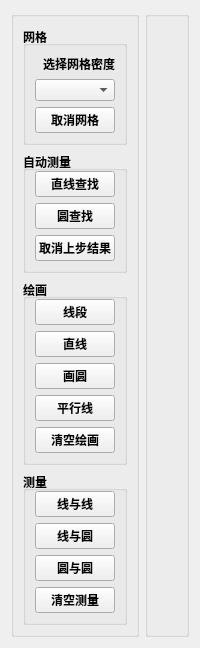
      <widget class="QWidget" name="tabLeftView">
       <attribute name="title">
        <string>左侧视图</string>
       </attribute>
       <layout class="QGridLayout" name="gridLayout_6">
        <item row="0" column="0">
         <widget class="QGroupBox" name="groupBox_14">
          <property name="font">
           <font>
            <pointsize>12</pointsize>
            <weight>75</weight>
            <bold>true</bold>
           </font>
          </property>
          <property name="acceptDrops">
           <bool>false</bool>
          </property>
          <property name="title">
           <string/>
          </property>
          <property name="flat">
           <bool>false</bool>
          </property>
          <layout class="QVBoxLayout" name="verticalLayout_13">
           <item>
            <widget class="QGroupBox" name="groupBox_26">
             <property name="font">
              <font>
               <pointsize>9</pointsize>
               <weight>75</weight>
               <bold>true</bold>
              </font>
             </property>
             <property name="contextMenuPolicy">
              <enum>Qt::DefaultContextMenu</enum>
             </property>
             <property name="layoutDirection">
              <enum>Qt::LeftToRight</enum>
             </property>
             <property name="autoFillBackground">
              <bool>false</bool>
             </property>
             <property name="title">
              <string>网格</string>
             </property>
             <property name="alignment">
              <set>Qt::AlignLeading|Qt::AlignLeft|Qt::AlignVCenter</set>
             </property>
             <property name="flat">
              <bool>false</bool>
             </property>
             <property name="checkable">
              <bool>false</bool>
             </property>
             <layout class="QVBoxLayout" name="verticalLayout_15">
              <item>
               <widget class="QLabel" name="label_5">
                <property name="sizePolicy">
                 <sizepolicy hsizetype="Preferred" vsizetype="Fixed">
                  <horstretch>0</horstretch>
                  <verstretch>0</verstretch>
                 </sizepolicy>
                </property>
                <property name="font">
                 <font>
                  <pointsize>9</pointsize>
                  <weight>75</weight>
                  <bold>true</bold>
                 </font>
                </property>
                <property name="text">
                 <string>选择网格密度</string>
                </property>
                <property name="alignment">
                 <set>Qt::AlignRight|Qt::AlignTrailing|Qt::AlignVCenter</set>
                </property>
               </widget>
              </item>
              <item>
               <widget class="QComboBox" name="cbGridDens_Left">
                <property name="sizePolicy">
                 <sizepolicy hsizetype="Preferred" vsizetype="Fixed">
                  <horstretch>0</horstretch>
                  <verstretch>0</verstretch>
                 </sizepolicy>
                </property>
               </widget>
              </item>
              <item>
               <widget class="QPushButton" name="btnCancelGrids_Left">
                <property name="sizePolicy">
                 <sizepolicy hsizetype="Minimum" vsizetype="Fixed">
                  <horstretch>0</horstretch>
                  <verstretch>0</verstretch>
                 </sizepolicy>
                </property>
                <property name="font">
                 <font>
                  <pointsize>9</pointsize>
                  <weight>75</weight>
                  <bold>true</bold>
                 </font>
                </property>
                <property name="text">
                 <string>取消网格</string>
                </property>
               </widget>
              </item>
             </layout>
            </widget>
           </item>
           <item>
            <widget class="QGroupBox" name="groupBox_27">
             <property name="font">
              <font>
               <pointsize>9</pointsize>
               <weight>75</weight>
               <bold>true</bold>
              </font>
             </property>
             <property name="contextMenuPolicy">
              <enum>Qt::DefaultContextMenu</enum>
             </property>
             <property name="layoutDirection">
              <enum>Qt::LeftToRight</enum>
             </property>
             <property name="autoFillBackground">
              <bool>false</bool>
             </property>
             <property name="title">
              <string>自动测量</string>
             </property>
             <property name="alignment">
              <set>Qt::AlignLeading|Qt::AlignLeft|Qt::AlignVCenter</set>
             </property>
             <property name="flat">
              <bool>false</bool>
             </property>
             <property name="checkable">
              <bool>false</bool>
             </property>
             <layout class="QVBoxLayout" name="verticalLayout_18">
              <property name="topMargin">
               <number>0</number>
              </property>
              <item>
               <widget class="QPushButton" name="btnLineDet_Left">
                <property name="sizePolicy">
                 <sizepolicy hsizetype="Minimum" vsizetype="Fixed">
                  <horstretch>0</horstretch>
                  <verstretch>0</verstretch>
                 </sizepolicy>
                </property>
                <property name="font">
                 <font>
                  <pointsize>9</pointsize>
                  <weight>75</weight>
                  <bold>true</bold>
                 </font>
                </property>
                <property name="text">
                 <string>直线查找</string>
                </property>
               </widget>
              </item>
              <item>
               <widget class="QPushButton" name="btnCircleDet_Left">
                <property name="sizePolicy">
                 <sizepolicy hsizetype="Minimum" vsizetype="Fixed">
                  <horstretch>0</horstretch>
                  <verstretch>0</verstretch>
                 </sizepolicy>
                </property>
                <property name="font">
                 <font>
                  <pointsize>9</pointsize>
                  <weight>75</weight>
                  <bold>true</bold>
                 </font>
                </property>
                <property name="text">
                 <string>圆查找</string>
                </property>
               </widget>
              </item>
              <item>
               <widget class="QPushButton" name="btnCan1Step_Left">
                <property name="sizePolicy">
                 <sizepolicy hsizetype="Minimum" vsizetype="Fixed">
                  <horstretch>0</horstretch>
                  <verstretch>0</verstretch>
                 </sizepolicy>
                </property>
                <property name="font">
                 <font>
                  <pointsize>9</pointsize>
                  <weight>75</weight>
                  <bold>true</bold>
                 </font>
                </property>
                <property name="text">
                 <string>取消上步结果</string>
                </property>
               </widget>
              </item>
             </layout>
            </widget>
           </item>
           <item>
            <widget class="QGroupBox" name="groupBox_28">
             <property name="font">
              <font>
               <pointsize>9</pointsize>
               <weight>75</weight>
               <bold>true</bold>
              </font>
             </property>
             <property name="layoutDirection">
              <enum>Qt::LeftToRight</enum>
             </property>
             <property name="title">
              <string>绘画</string>
             </property>
             <property name="alignment">
              <set>Qt::AlignLeading|Qt::AlignLeft|Qt::AlignVCenter</set>
             </property>
             <property name="flat">
              <bool>false</bool>
             </property>
             <property name="checkable">
              <bool>false</bool>
             </property>
             <layout class="QVBoxLayout" name="verticalLayout_19">
              <property name="topMargin">
               <number>0</number>
              </property>
              <item>
               <widget class="QPushButton" name="btnDrawLine_Left">
                <property name="font">
                 <font>
                  <pointsize>9</pointsize>
                  <weight>75</weight>
                  <bold>true</bold>
                 </font>
                </property>
                <property name="text">
                 <string>线段</string>
                </property>
               </widget>
              </item>
              <item>
               <widget class="QPushButton" name="btnDrawStraight_Left">
                <property name="font">
                 <font>
                  <pointsize>9</pointsize>
                  <weight>75</weight>
                  <bold>true</bold>
                 </font>
                </property>
                <property name="text">
                 <string>直线</string>
                </property>
               </widget>
              </item>
              <item>
               <widget class="QPushButton" name="btnDrawCircle_Left">
                <property name="font">
                 <font>
                  <pointsize>9</pointsize>
                  <weight>75</weight>
                  <bold>true</bold>
                 </font>
                </property>
                <property name="text">
                 <string>画圆</string>
                </property>
               </widget>
              </item>
              <item>
               <widget class="QPushButton" name="btnDrawParallel_Left">
                <property name="font">
                 <font>
                  <pointsize>9</pointsize>
                  <weight>75</weight>
                  <bold>true</bold>
                 </font>
                </property>
                <property name="text">
                 <string>平行线</string>
                </property>
               </widget>
              </item>
              <item>
               <widget class="QPushButton" name="btnClearDrawings_Left">
                <property name="font">
                 <font>
                  <pointsize>9</pointsize>
                  <weight>75</weight>
                  <bold>true</bold>
                 </font>
                </property>
                <property name="text">
                 <string>清空绘画</string>
                </property>
               </widget>
              </item>
             </layout>
            </widget>
           </item>
           <item>
            <widget class="QGroupBox" name="groupBox_29">
             <property name="font">
              <font>
               <pointsize>9</pointsize>
               <weight>75</weight>
               <bold>true</bold>
              </font>
             </property>
             <property name="layoutDirection">
              <enum>Qt::LeftToRight</enum>
             </property>
             <property name="title">
              <string>测量</string>
             </property>
             <property name="alignment">
              <set>Qt::AlignLeading|Qt::AlignLeft|Qt::AlignVCenter</set>
             </property>
             <property name="flat">
              <bool>false</bool>
             </property>
             <property name="checkable">
              <bool>false</bool>
             </property>
             <layout class="QVBoxLayout" name="verticalLayout_20">
              <property name="topMargin">
               <number>0</number>
              </property>
              <item>
               <widget class="QPushButton" name="btnMeasureLines_Left">
                <property name="font">
                 <font>
                  <pointsize>9</pointsize>
                  <weight>75</weight>
                  <bold>true</bold>
                 </font>
                </property>
                <property name="text">
                 <string>线与线</string>
                </property>
               </widget>
              </item>
              <item>
               <widget class="QPushButton" name="btnMeasureLine2Circle_Left">
                <property name="font">
                 <font>
                  <pointsize>9</pointsize>
                  <weight>75</weight>
                  <bold>true</bold>
                 </font>
                </property>
                <property name="text">
                 <string>线与圆</string>
                </property>
               </widget>
              </item>
              <item>
               <widget class="QPushButton" name="btnMeasureCircles_Left">
                <property name="font">
                 <font>
                  <pointsize>9</pointsize>
                  <weight>75</weight>
                  <bold>true</bold>
                 </font>
                </property>
                <property name="text">
                 <string>圆与圆</string>
                </property>
               </widget>
              </item>
              <item>
               <widget class="QPushButton" name="btnClearMeasurements_Left">
                <property name="font">
                 <font>
                  <pointsize>9</pointsize>
                  <weight>75</weight>
                  <bold>true</bold>
                 </font>
                </property>
                <property name="text">
                 <string>清空测量</string>
                </property>
               </widget>
              </item>
             </layout>
            </widget>
           </item>
          </layout>
         </widget>
        </item>
        <item row="0" column="1">
         <widget class="QGroupBox" name="groupBox_21">
          <property name="sizePolicy">
           <sizepolicy hsizetype="Preferred" vsizetype="Preferred">
            <horstretch>0</horstretch>
            <verstretch>0</verstretch>
           </sizepolicy>
          </property>
          <property name="font">
           <font>
            <pointsize>12</pointsize>
            <weight>75</weight>
            <bold>true</bold>
           </font>
          </property>
          <property name="title">
           <string/>
          </property>
          <layout class="QGridLayout" name="gridLayout_5">
           <item row="0" column="0">
            <widget class="QLabel" name="lbleftView_2">
             <property name="sizePolicy">
              <sizepolicy hsizetype="Expanding" vsizetype="Preferred">
               <horstretch>0</horstretch>
               <verstretch>0</verstretch>
              </sizepolicy>
             </property>
             <property name="text">
              <string/>
             </property>
             <property name="alignment">
              <set>Qt::AlignCenter</set>
             </property>
            </widget>
           </item>
          </layout>
         </widget>
        </item>
       </layout>
      </widget>
